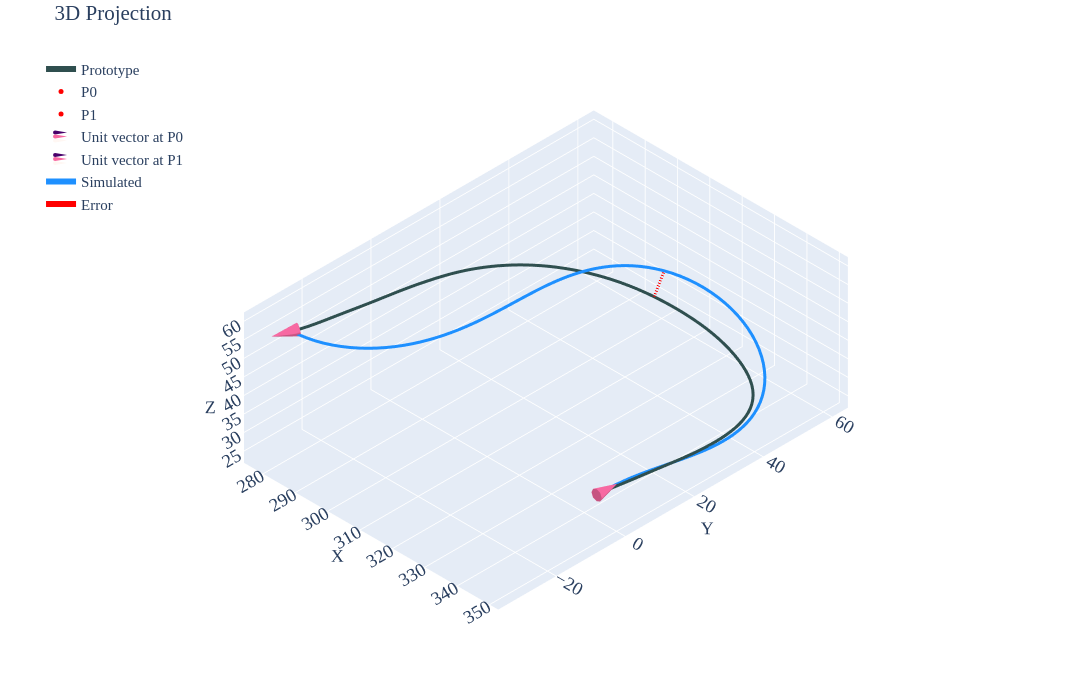

Notebook code cell kept with this figure:
### Code cell
df=pd.read_csv('../data/2810/p4-case1.csv')
prt=df.iloc[10:,2:].reset_index(drop=True)
p0=df.iloc[5,2:].values.astype(float)   
p1=df.iloc[6,2:].values.astype(float)   
u0=df.iloc[8,2:].values.astype(float)*df.iloc[2,1]   
u1=df.iloc[9,2:].values.astype(float)*df.iloc[3,1]   
siml=pd.DataFrame(final_rod_position.T,columns=['X','Y','Z'])
fig=utils.plotter(prt.values,p0,p1,u0,u1,x_label='Prototype',spl1=siml.values,spl1_label='Simulated',cne=6,intr='d') 
a=df.iloc[59,2:] 
b=siml.iloc[50] 
fig.add_trace(go.Scatter3d(x=[a[0],b[0]],y=[a[1],b[1]],z=[a[2],b[2]],mode='lines',name='Error',line=dict(color='red',width=6,dash='longdash'))) 
fig.show()
pio.write_html(fig,'html/p4-case1.html')
siml.to_csv('data/p4-case1.csv',index=False)
